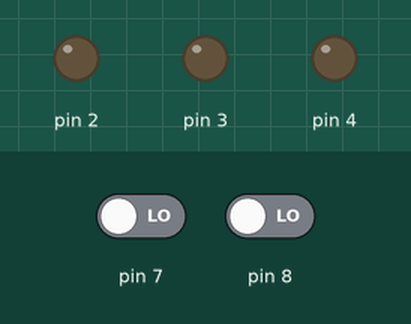
Bench run of a sketch on a simulated Arduino Uno, built with avr-gcc and run on an emulated ATmega328P. Parts: output pins drawn as LEDs (lit = HIGH). The inputs (shaded band) are chosen by the test bench; at power-on: pin 7 LOW, pin 8 LOW.

Above: at 1.2 s.
1.3 s: pin 7 driven HIGH
At 1.8 s:
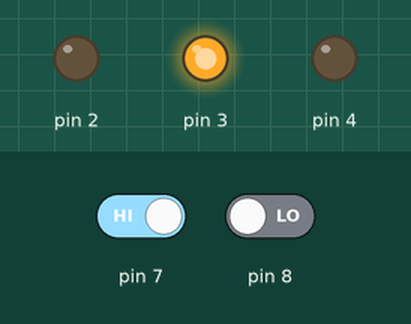
2.8 s: pin 8 driven HIGH
At 4.0 s:
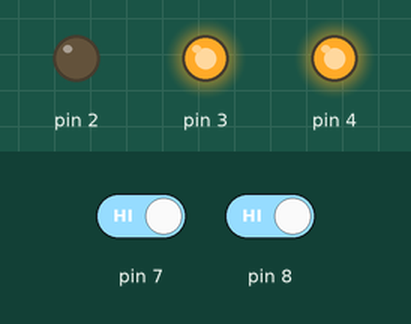
4.3 s: pin 7 driven LOW
At 5.3 s:
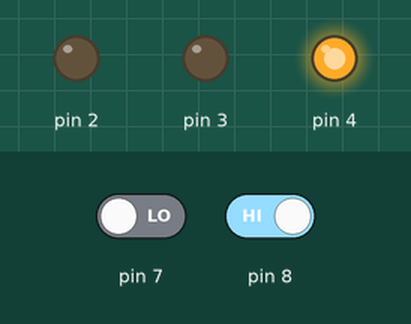
5.8 s: pin 8 driven LOW
At 6.5 s:
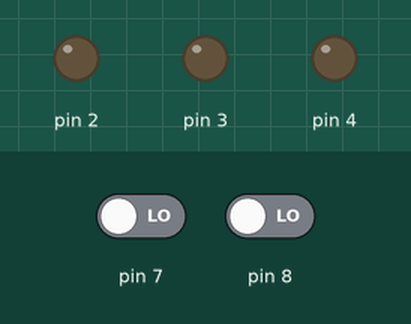
Timing chart, 0 to 8.3 s (numbered marks = the images above; inputs shaded):
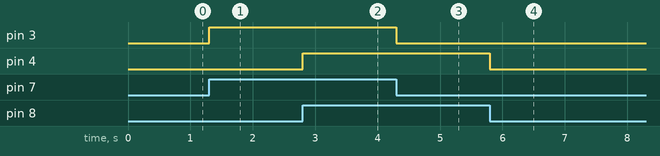

Measured:
- after the input at 1.3 s, pin 3: LOW → HIGH at once
- after the input at 2.8 s, pin 4: LOW → HIGH at once
- after the input at 4.3 s, pin 3: HIGH → LOW at once
- after the input at 5.8 s, pin 4: HIGH → LOW at once

The sketch:

aufgabe1.ino
```cpp
bool lightA = false;
bool lightB = false;

void setup() {
    pinMode( 4 , OUTPUT);
    pinMode( 3, OUTPUT);
    pinMode(2, OUTPUT);
    pinMode(8, INPUT);
    pinMode(7, INPUT);
    pinMode(6, INPUT);
}
void loop() {
  lightA = digitalRead(8); //
  lightB = digitalRead(7);
  if (lightA) {
    digitalWrite(4, HIGH);
  }
  else {
    digitalWrite(4, LOW);
  }
  if (lightB) {
    digitalWrite(3, HIGH);
  }
  else {
    digitalWrite(3, LOW);
  }
}
```
